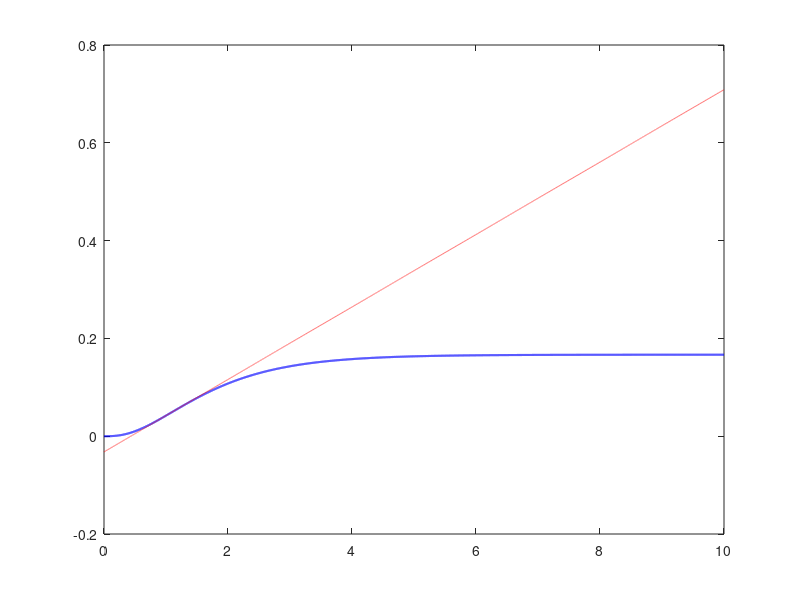

Source code (MATLAB): (Note: this script raises an error after producing the figure.)
%% Ziegler-Nichols Tuning
% Ogata, Modern Control Engineering, Ch. 8: Ziegler-Nichols Rules for
% Tuning PID Controllers
%
% Ziegler and Nichols proposed two empirical rules for choosing
% $K_p,T_i,T_d$ that give roughly a 25% overshoot decay ratio, without
% needing a full mathematical model of the plant.

%% First Method: Reaction Curve (Open-Loop Step Response)
% Applicable to plants whose open-loop unit-step response is
% S-shaped (no integration, no dominant complex poles) -- characterized
% by a *delay time* $L$ and a *time constant* $T$, read from the point of
% inflection's tangent line.
%
% Plant: $G(s)=\frac{1}{(s+1)(s+2)(s+3)}$ (no integrator, S-shaped step
% response).
G = tf(1,conv(conv([1 1],[1 2]),[1 3]));
[y,t] = step(G,0:0.001:10);

% Find the inflection point (max slope) and its tangent line.
dy = gradient(y,t);
[maxslope,idx] = max(dy);
t_infl = t(idx); y_infl = y(idx);

% Tangent line: y = y_infl + maxslope*(t - t_infl); intersects y=0 at L,
% and reaches the final value at L+T.
yfinal = dcgain(G);
L = t_infl - y_infl/maxslope;
T_rc = (yfinal - y_infl)/maxslope + t_infl - L;
fprintf('Reaction curve: L = %.4f, T = %.4f\n', L, T_rc)

figure
plot(t,y,'b','LineWidth',1.5)
hold on
tang = y_infl + maxslope*(t-t_infl);
plot(t,tang,'r--')
yline(yfinal,'k:')
xline(L,'g:'); xline(L+T_rc,'g:')
hold off
ylim([0 1.2*yfinal])
title('Reaction-Curve Method: $L$ and $T$','Interpreter','latex','FontSize',20)
ylabel('$y(t)$','Interpreter','latex','FontSize',20)
set(get(gca, 'YLabel'), 'Rotation', 0,'HorizontalAlignment','right')
xlabel('$t$','Interpreter','latex','FontSize',20)

%%
% Ziegler-Nichols first-method tuning table:
%
% P:   $K_p = T/L$
%
% PI:  $K_p = 0.9T/L,\ T_i = L/0.3$
%
% PID: $K_p = 1.2T/L,\ T_i = 2L,\ T_d = 0.5L$
Kp_zn1 = 1.2*T_rc/L;
Ti_zn1 = 2*L;
Td_zn1 = 0.5*L;
fprintf('ZN Method 1 PID: Kp=%.4f, Ti=%.4f, Td=%.4f\n', Kp_zn1, Ti_zn1, Td_zn1)

Gc1 = tf(Kp_zn1*[Td_zn1 1 1/Ti_zn1],[1 0]);
T1 = feedback(Gc1*G,1);
figure
step(T1)
title('ZN Method 1: Closed-Loop PID Step Response','Interpreter','latex','FontSize',20)
ylabel('$y(t)$','Interpreter','latex','FontSize',20)
set(get(gca, 'YLabel'), 'Rotation', 0,'HorizontalAlignment','right')
xlabel('$t$','Interpreter','latex','FontSize',20)

%% Second Method: Ultimate Gain / Ultimate Period (Closed-Loop)
% Applicable more generally: with only proportional control in the loop,
% raise $K_p$ until the closed-loop response is a sustained oscillation
% (marginal stability). That gain is $K_{cr}$, and the oscillation
% period is $P_{cr}$.
%
% For $G(s)=\frac{1}{(s+1)(s+2)(s+3)}$, the characteristic equation under
% proportional gain $K$ is $(s+1)(s+2)(s+3)+K=0$, i.e.
% $s^3+6s^2+11s+(6+K)=0$. By Routh's array, the marginal-stability gain
% is found from the $s^1$ row: $\frac{6\times11-(6+K)}{6}=0 \Rightarrow K=60$.
Kcr = 60;
fprintf('Ultimate gain Kcr = %.4f\n', Kcr)

% At K=Kcr the auxiliary equation 6s^2+(6+Kcr)=0 gives the oscillation
% frequency.
omega_cr = sqrt((6+Kcr)/6);
Pcr = 2*pi/omega_cr;
fprintf('Ultimate period Pcr = %.4f s (omega_cr = %.4f rad/s)\n', Pcr, omega_cr)

T_marginal = feedback(Kcr*G,1);
figure
impulse(T_marginal,0:0.01:10)
title('Sustained Oscillation at $K=K_{cr}$ (Verifying $P_{cr}$)','Interpreter','latex','FontSize',20)
ylabel('$y(t)$','Interpreter','latex','FontSize',20)
set(get(gca, 'YLabel'), 'Rotation', 0,'HorizontalAlignment','right')
xlabel('$t$','Interpreter','latex','FontSize',20)

%%
% Ziegler-Nichols second-method tuning table:
%
% P:   $K_p = 0.5K_{cr}$
%
% PI:  $K_p = 0.45K_{cr},\ T_i = P_{cr}/1.2$
%
% PID: $K_p = 0.6K_{cr},\ T_i = 0.5P_{cr},\ T_d = 0.125P_{cr}$
Kp_zn2 = 0.6*Kcr;
Ti_zn2 = 0.5*Pcr;
Td_zn2 = 0.125*Pcr;
fprintf('ZN Method 2 PID: Kp=%.4f, Ti=%.4f, Td=%.4f\n', Kp_zn2, Ti_zn2, Td_zn2)

Gc2 = tf(Kp_zn2*[Td_zn2 1 1/Ti_zn2],[1 0]);
T2 = feedback(Gc2*G,1);

figure
hold on
step(T1)
step(T2)
hold off
legend('Method 1 (Reaction Curve)','Method 2 (Ultimate Gain)','Interpreter','latex','FontSize',14)
title('Ziegler-Nichols: Method 1 vs. Method 2 PID Tuning','Interpreter','latex','FontSize',20)
ylabel('$y(t)$','Interpreter','latex','FontSize',20)
set(get(gca, 'YLabel'), 'Rotation', 0,'HorizontalAlignment','right')
xlabel('$t$','Interpreter','latex','FontSize',20)
